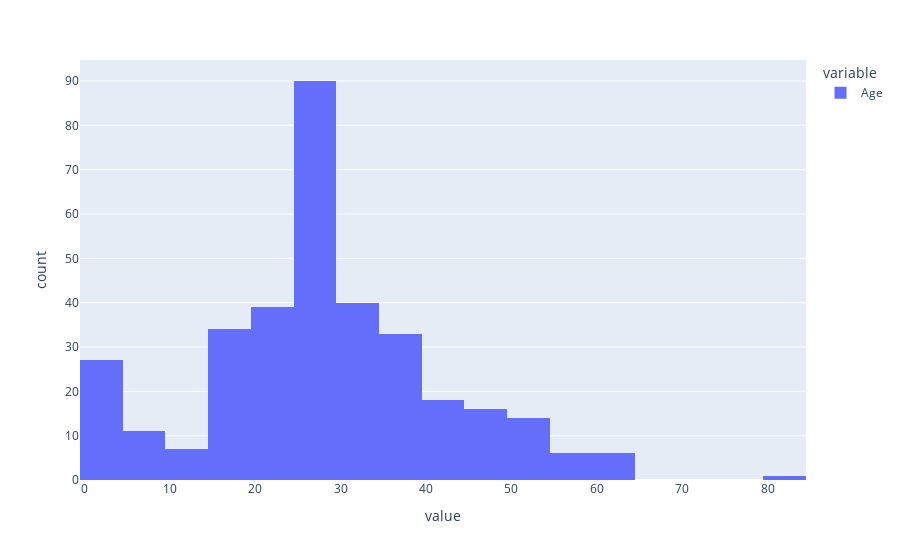

Here is the notebook cell this chart was saved with:
### Code cell
x=titanic_data['Age'][titanic_data['Survived']==1]
px.histogram(x)

### Figure 1 — Plotly figure (JSON) as saved in the notebook; plotly's stock layout.template omitted (floating-point values rounded to 4 significant figures; data arrays with more than 128 entries replaced by an {"elided": "..."} marker saying what was removed)
{"data": [{"alignmentgroup": "True", "bingroup": "x", "hovertemplate": "variable=Age<br>value=%{x}<br>count=%{y}<extra></extra>", "legendgroup": "Age", "marker": {"color": "#636efa", "pattern": {"shape": ""}}, "name": "Age", "offsetgroup": "Age", "orientation": "v", "showlegend": true, "type": "histogram", "x": {"elided": "342 int values"}, "xaxis": "x", "yaxis": "y"}], "layout": {"barmode": "relative", "legend": {"title": {"text": "variable"}, "tracegroupgap": 0}, "margin": {"t": 60}, "xaxis": {"anchor": "y", "domain": [0, 1], "title": {"text": "value"}}, "yaxis": {"anchor": "x", "domain": [0, 1], "title": {"text": "count"}}}}
